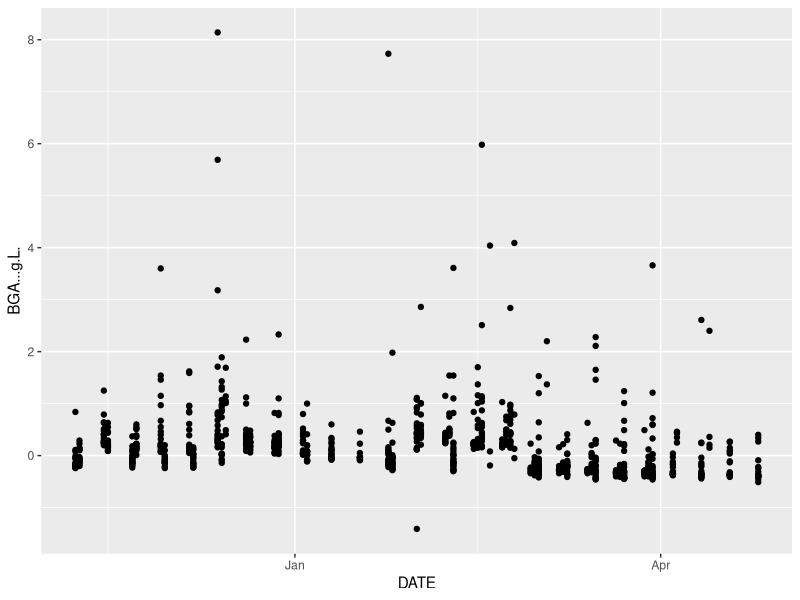
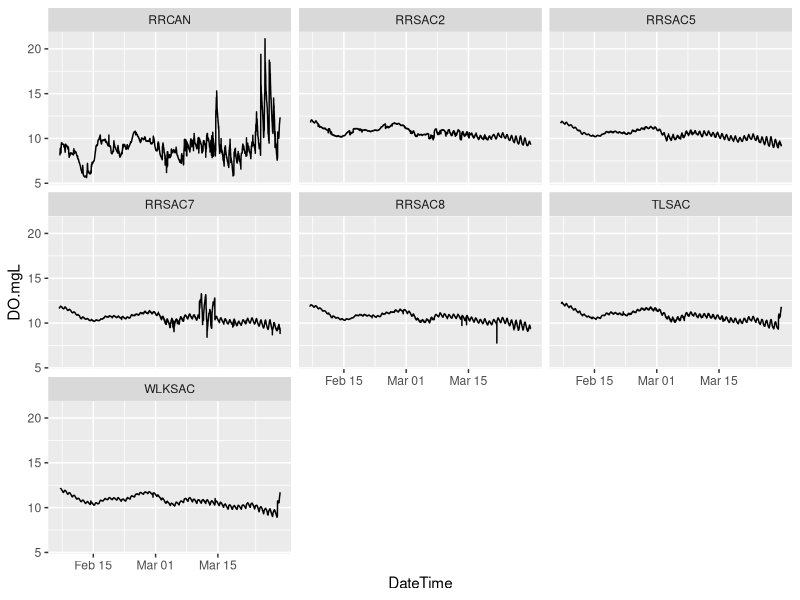
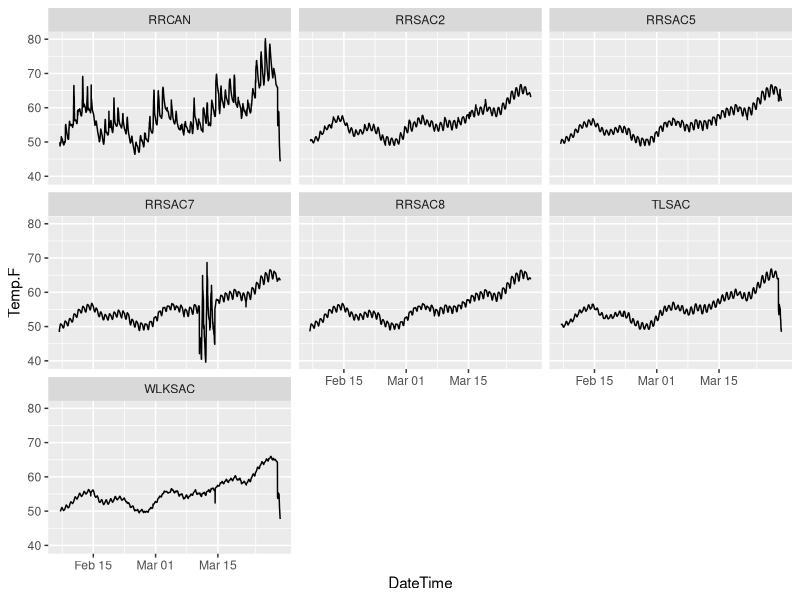

Write R code to recreate these figures, in order. (Note: this script raises an error after producing the figures.)
library(tidyverse)
library(readxl)
library(lubridate)


# which files -------------------------------------------------------------
update_2022 <- list.files('data-raw/metadata/2022_update/')
update_2021 <- list.files('data-raw/metadata/2021_update/')

file_comparison <- data.frame(file_2021 = c(update_2021, NA, NA, NA),
           file_2022 = update_2022)

# lookup tables -----------------------------------------------------------
# Two lookup tables for 2022
## TODO: do we need this non-2022 file?
lookup <- readxl::read_excel('data-raw/metadata/2022_update/F4F2021_LocationLookupTable.xlsx')

lookup_2022_raw <- readxl::read_excel('data-raw/metadata/2022_update/F4F2021_LocationLookupTable_2022.xlsx')
head(lookup_2022_raw)
lookup_2022 <- lookup_2022_raw |>
  rename(`Lat Long UTM` = `Lat, lon (UTM)`) |>
  mutate(`Lat Long UTM` = gsub(",", " ", `Lat Long UTM`)) |>
  glimpse()
unique(lookup_2022$Location)


location_cols <- colnames(lookup_2022)
metadata_cols <- readxl::read_excel("data-raw/metadata/2022_update/Location_attributes_2022.xlsx", sheet = "attribute") |>
  pull(attribute_name)

setdiff(location_cols, metadata_cols)
setdiff(metadata_cols, location_cols)


# Compare to 2021 locations lookup
locations_2021 <- read_csv('data/F4F2019_2021_LocationLookupTable.csv')
unique(locations_2021$Location)
unique(lookup_2022$Location)
setdiff(unique(locations_2021$Location), unique(lookup_2022$Location))

# F4F2021_Complete2021ZoopsPerM3andWaterQuality2022 -----------------------
zoops_wq_raw <- read_csv('data-raw/metadata/2022_update/F4F2021_Complete2021ZoopsPerM3andWaterQuality2022.csv') |> glimpse()

# `...1` column not included in metadata. will remove.
zoops_wq <- zoops_wq_raw |>
  mutate(DATE = lubridate::mdy(DATE)) |>
  select(-`...1`) |>
  rename(Illyocypris = Ilyocypris,
         Hyallela = Hyalella) |>
  glimpse()


# TODO: BGA has negative values. what is BGA? blue-green algae fluorescence
# of water at time of sample collection

ggplot(zoops_wq) +
  geom_point(aes(x = DATE, y = BGA...g.L.))

# compare to 2019, 2021 files
zoops_21 <- read_csv('data/F4F_Complete2019_2021ZoopsPerM3andWaterQuality.csv')
min(zoops_21$DATE, na.rm = TRUE)
max(zoops_21$DATE, na.rm = TRUE)

# bind rows with 2019, 2021 files
all_zoops <- bind_rows(zoops_wq, zoops_21 |> rename(Illyocypris = Ilyocypris,
                                                  Hyallela = Hyalella,
                                                  Oliogochaete = Oligochaete) ) |>
  arrange(DATE)
unique(lubridate::year(all_zoops$DATE))

# make sure columns align between data and metadata:
zoop_cols <- colnames(all_zoops)
metadata_cols <- readxl::read_excel("data-raw/metadata/2022_update/F4F2021_metadata2022.xlsx", sheet = "attribute") |>
  pull(attribute_name)

setdiff(zoop_cols, metadata_cols)
setdiff(metadata_cols, zoop_cols)

# F4F2021_ContinuousTempDO_AttributesTable2022 ----------------------------
# F4F2021_ContinuousTempDO2022
temp_do_raw <- read_csv('data-raw/metadata/2022_update/F4F2021_ContinuousTempDO2022.csv')

temp_do <- temp_do_raw |>
  mutate(DateTime = as_datetime(mdy_hm(DateTime))) |>
 # mutate(DateTime = mdy_hm(DateTime)) |>
  filter(DateTime <= '2022-03-29')

# huge DO spike in April
ggplot(temp_do) +
  geom_line(aes(x = DateTime, y = DO.mgL)) +
  facet_wrap(~LOCATION)

# temperature also has noise in April
ggplot(temp_do) +
  geom_line(aes(x = DateTime, y = Temp.F)) +
  facet_wrap(~LOCATION)

# remove anomalies and cut filter data < 3/29

cols <- colnames(temp_do)
metadata_cols <- readxl::read_excel("data-raw/metadata/2022_update/F4F2021_ContinuousTempDO_AttributesTable2022.xlsx", sheet = "attribute") |>
  pull(attribute_name)

setdiff(cols, metadata_cols)
setdiff(metadata_cols, cols)

temp_do_2019_2021 <- read_csv('data/F4F2019_2021_ContinuousTempDO.csv')

all_temp_do <- bind_rows(temp_do_2019_2021, temp_do) |> arrange(DateTime) |> glimpse()

ggplot(all_temp_do) +
  geom_line(aes(x = DateTime, y = DO.mgL)) +
  facet_wrap(~LOCATION)



# F4F2021_FishGrowth2022 --------------------------------------------------
fish_growth <- readxl::read_excel('data-raw/metadata/2022_update/F4F2021_FishGrowth2022.xlsx') |> glimpse()

ggplot(fish_growth, aes(x = Date, y = Length.mm)) +
  geom_point() +
  facet_wrap(~LOCATION)

ggplot(fish_growth, aes(x = Date, y = Weight.g)) +
  geom_point() +
  facet_wrap(~LOCATION)

unique(fish_growth$PIT)

cols <- colnames(fish_growth)
metadata_cols <- readxl::read_excel("data-raw/metadata/2022_update/F4F2021_FishGrowth_AttributesTable2022.xlsx", sheet = "attribute") |>
  pull(attribute_name)

setdiff(cols, metadata_cols)
setdiff(metadata_cols, cols)

fish_growth_2019_2021 <- read_csv('data/F4F2019_2021_FishGrowth.csv') |> glimpse()
all_fish_growth <- bind_rows(fish_growth, fish_growth_2019_2021) |> arrange(Date) |>
  mutate(Date = lubridate::as_date(Date),
         Length.mm = as.numeric(Length.mm),
         Weight.g = as.numeric(Weight.g)) |>
  glimpse()

ggplot(all_fish_growth, aes(x = Date, y = Weight.g)) +
  geom_point() +
  facet_wrap(~LOCATION)

# write data --------------------------------------------------------------
write_csv(lookup_2022, "data/2022_update/F4F_LocationLookupTable_2019_2021_2022.csv")
write_csv(all_fish_growth, "data/2022_update/F4F_FishGrowth_2019_2021_2022.csv")
write_csv(all_temp_do, "data/2022_update/F4F_ContinuousTempDO_2019_2021_2022.csv")
write_csv(all_zoops, 'data/2022_update/F4F_Complete2021ZoopsPerM3andWaterQuality_2019_2021_2022.csv')


